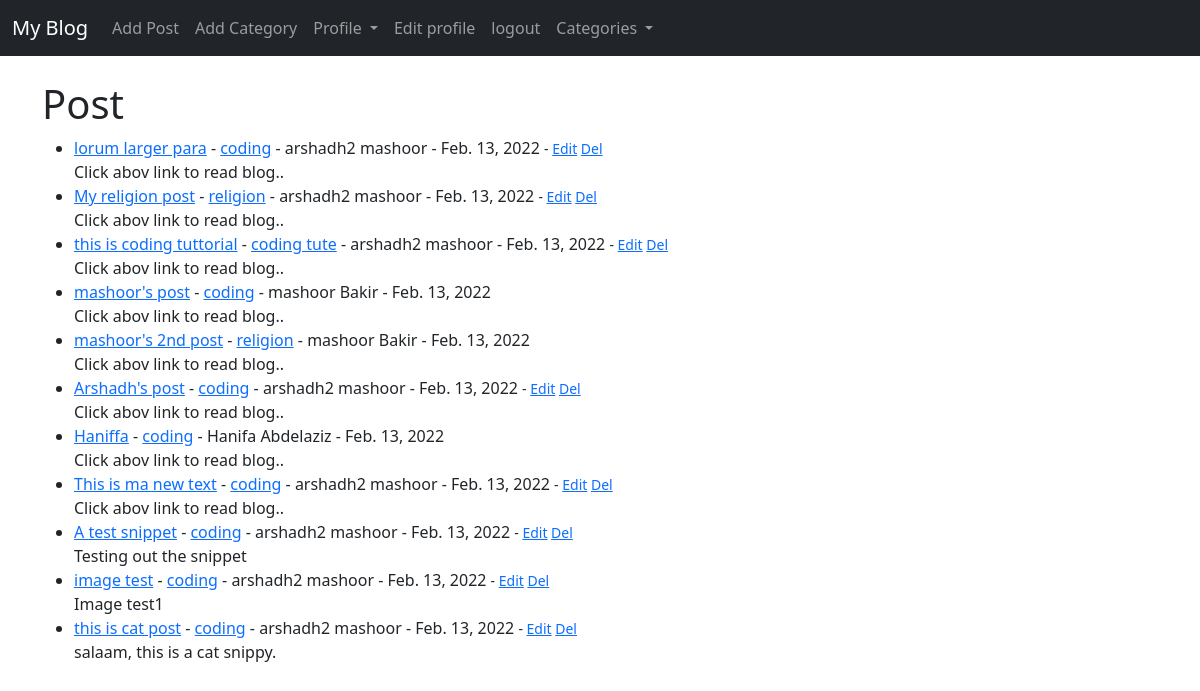
The app's page / (signed in) with its own data.
### theblog/models.py (models this page shows, shortened)
class Post(models.Model):
    title = models.CharField(max_length=255)
    header_image = models.ImageField(null=True, blank=True, upload_to="images/")
    title_tag = models.CharField(max_length=255)
    author = models.ForeignKey(User, on_delete=models.CASCADE)
    body = RichTextField(blank=True, null=True)
    post_date = models.DateField(auto_now_add=True)
    category = models.CharField(max_length=255, default='coding')
    snippet = models.CharField(max_length=255)
    likes = models.ManyToManyField(User, related_name='blog_posts')

### theblog/views.py (the view)
# urls.py: path('', HomeView.as_view(), name="home"),
class HomeView(ListView):
    model = Post
    template_name = 'home.html'
    ordering = ['-post_date']
    def get_context_data(self, *args, **kwargs):
        cat_menu = Category.objects.all()
        context = super(HomeView, self).get_context_data(*args, **kwargs)
        context["cat_menu"] = cat_menu
        return context

### theblog/models.py (called while the page is built)
    def __str__(self):
        return self.name

### theblog/templates/home.html
{% extends 'base.html' %}
{% block content %}
 <h1>Post</h1>
 <ul>
 {% for post in object_list %}
     <li>
         <a href="{% url 'article-detail' post.pk %}">{{ post.title }}</a>
         - <a href="{% url 'category' post.category|slugify %}">{{ post.category }}</a>
         - {{ post.author.first_name }}
         {{ post.author.last_name }} -
         {{ post.post_date }}
         <small>
            {% if user.is_authenticated %}
                    {% if user.id == post.author.id %}
                    - <a href="{% url 'update_post' post.pk %}">Edit</a>
                        <a href="{% url 'delete_post' post.pk %}">Del</a>
                    {% endif %}
            {% endif %}
         </small><br>
         {{ post.snippet }}
     </li>
 {% endfor %}
 </ul>
{% endblock %}

### records on screen
Post: title "lorum larger para", category "coding", author.first_name "arshadh2", author.last_name "mashoor", post_date "Feb. 13, 2022", shows "Edit", snippet "Click abov link to read blog.."
Post: title "My religion post", category "religion", author.first_name "arshadh2", author.last_name "mashoor", post_date "Feb. 13, 2022", shows "Edit", snippet "Click abov link to read blog.."
Post: title "this is coding tuttorial", category "coding tute", author.first_name "arshadh2", author.last_name "mashoor", post_date "Feb. 13, 2022", shows "Edit", snippet "Click abov link to read blog.."
Post: title "mashoor's post", category "coding", author.first_name "mashoor", author.last_name "Bakir", post_date "Feb. 13, 2022", snippet "Click abov link to read blog.."
Post: title "mashoor's 2nd post", category "religion", author.first_name "mashoor", author.last_name "Bakir", post_date "Feb. 13, 2022", snippet "Click abov link to read blog.."
Post: title "Arshadh's post", category "coding", author.first_name "arshadh2", author.last_name "mashoor", post_date "Feb. 13, 2022", shows "Edit", snippet "Click abov link to read blog.."
Post: title "Haniffa", category "coding", author.first_name "Hanifa", author.last_name "Abdelaziz", post_date "Feb. 13, 2022", snippet "Click abov link to read blog.."
Post: title "This is ma new text", category "coding", author.first_name "arshadh2", author.last_name "mashoor", post_date "Feb. 13, 2022", shows "Edit", snippet "Click abov link to read blog.."
Post: title "A test snippet", category "coding", author.first_name "arshadh2", author.last_name "mashoor", post_date "Feb. 13, 2022", shows "Edit", snippet "Testing out the snippet"
Post: title "image test", category "coding", author.first_name "arshadh2", author.last_name "mashoor", post_date "Feb. 13, 2022", shows "Edit", snippet "Image test1"
Post: title "this is cat post", category "coding", author.first_name "arshadh2", author.last_name "mashoor", post_date "Feb. 13, 2022", shows "Edit", snippet "salaam, this is a cat snippy."
